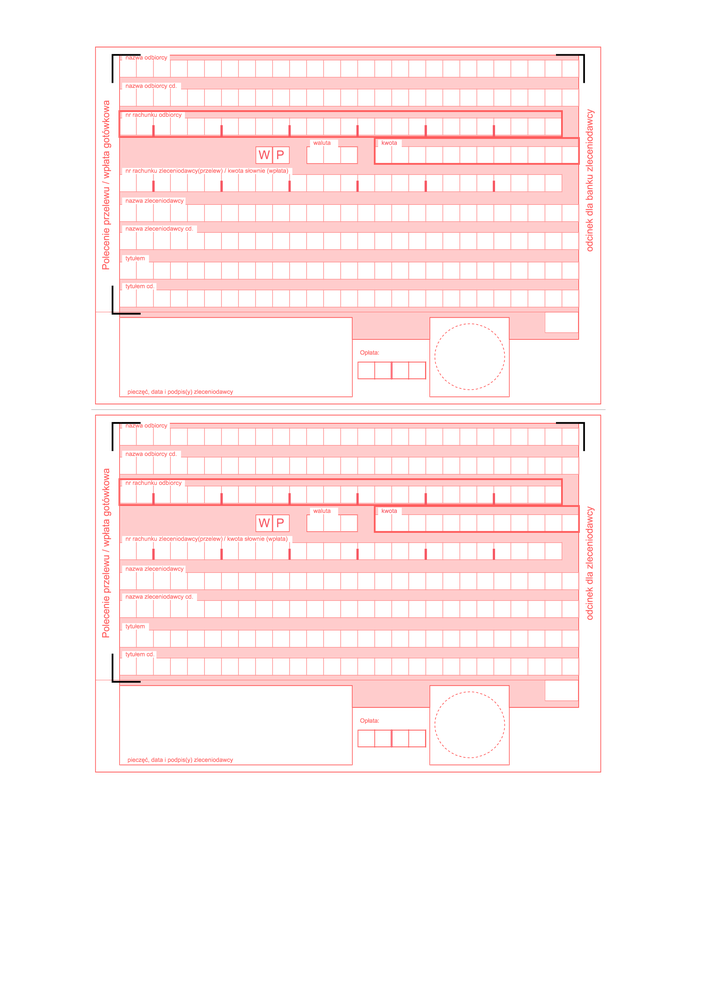
#> input picture assets/images/blankiet.png, 706 x 999 px, shrunk from 2480 x 3508 before the run, found by its file name
$ python map_cells_v3.py
#> lines starting #> are read from the running program, lines starting #| are printed output that depends on the picture; after the words box and inside, x2 and y2 are one past the last pixel; in counts of white or black regions, pixels touching at a corner belong together
# -*- coding: utf-8 -*-
"""
PRECYZYJNE mapowanie kratek - wykrywa pionowe linie w polach,
grupuje bliskie w segmenty kratek (odstep ~1.4mm).
"""
import json
import sys
import codecs
import cv2
import numpy as np
from PIL import Image

sys.stdout = codecs.getwriter('utf-8')(sys.stdout.buffer)

IMG_PATH = r'C:\Users\mzdrowy\Desktop\Projekty Opencode\Aplikacje\XX Polecenie przelewuPDF XX\assets\images\blankiet.png'

img_pil = Image.open(IMG_PATH).convert('RGB')
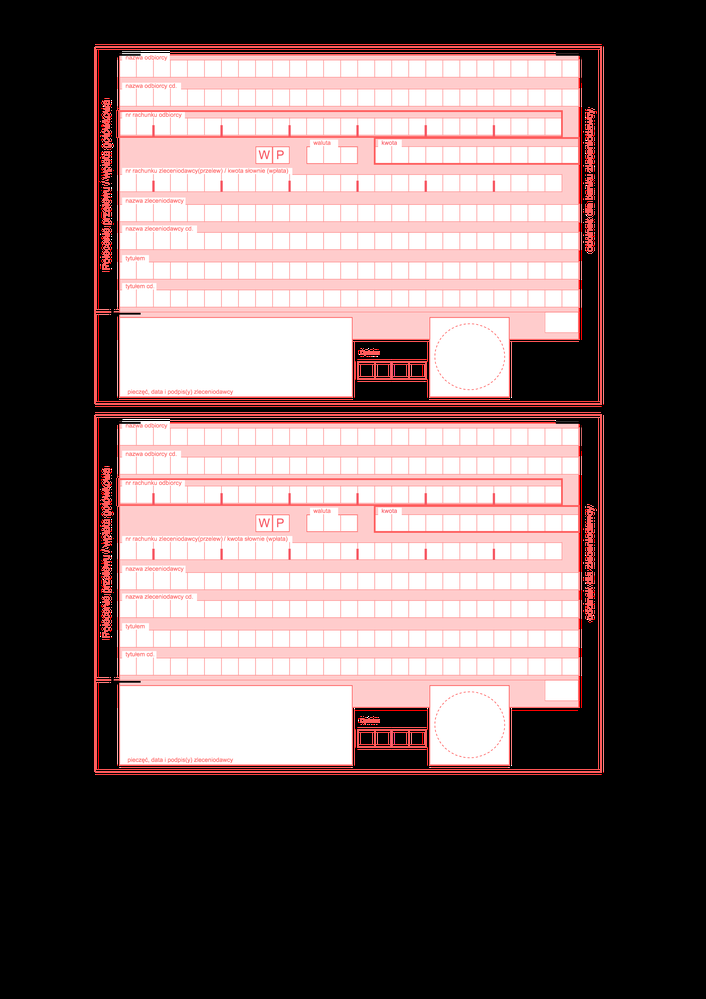
#> img_pil: PIL image 706x999 RGB; mean R, G, B 117, 99.3, 99.3
W, H = img_pil.size
#> W = 706; H = 999
PX_PER_MM = W / 210.0
#> PX_PER_MM = 3.36

arr_rgb = np.array(img_pil)
r, g, b = arr_rgb[:,:,0], arr_rgb[:,:,1], arr_rgb[:,:,2]
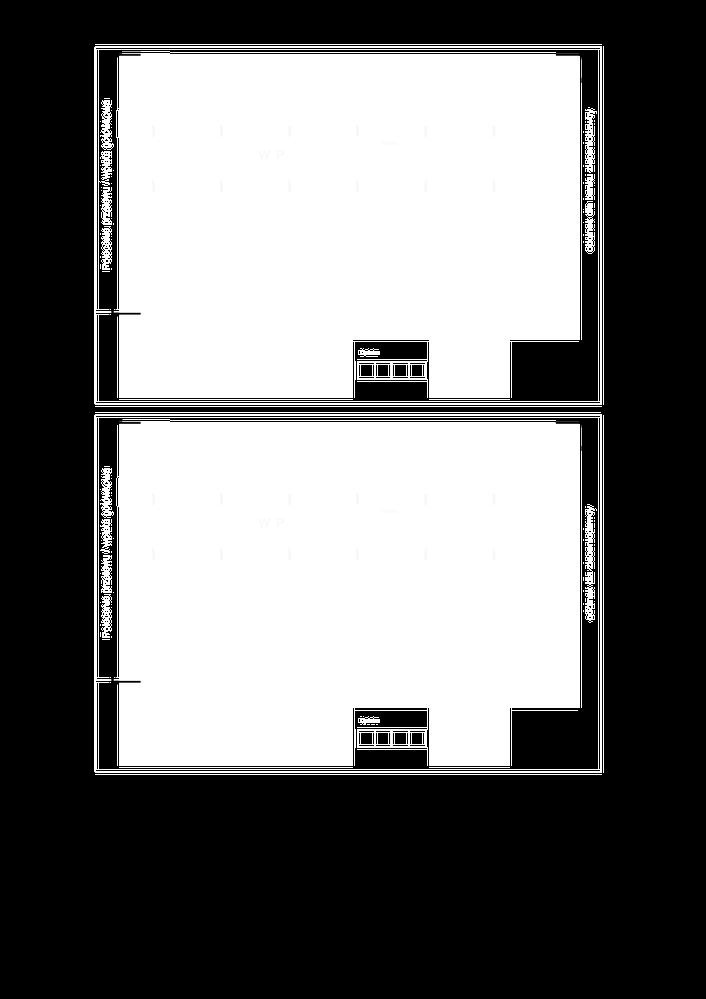
#> r: shape (999, 706); min 0, max 255, mean 117
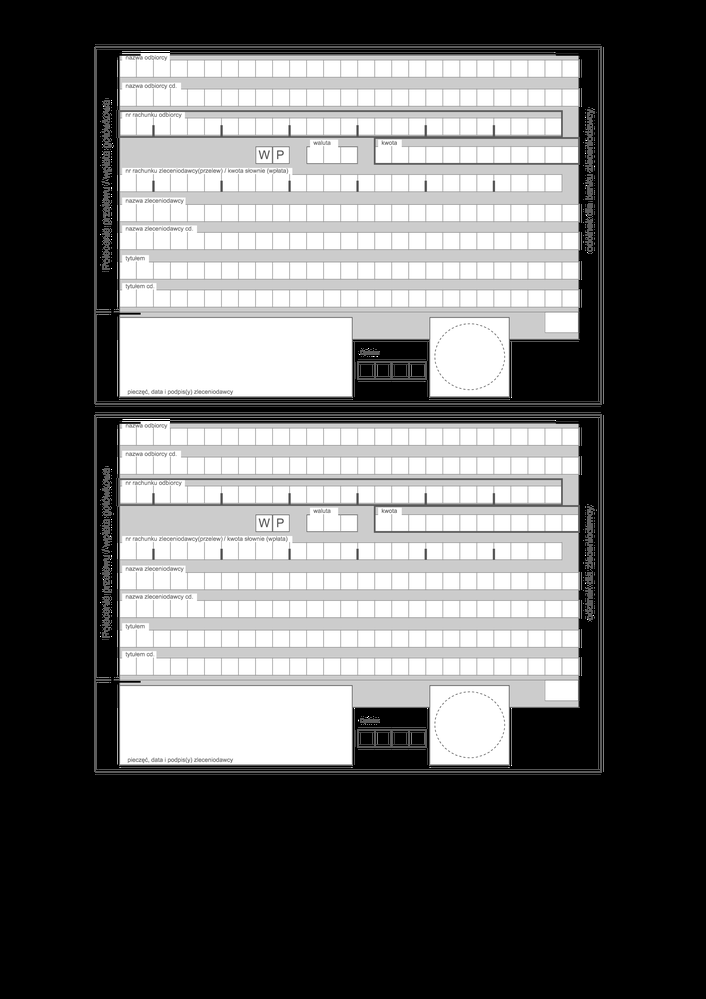
#> g: shape (999, 706); min 0, max 255, mean 99.3
# Maska wszystkich linii: czerwone + rozowe (krawedzie kratek)
red_mask = ((r > 170) & (g < 150) & (b < 150) & (r.astype(int) - g.astype(int) > 25)).astype(np.uint8) * 255
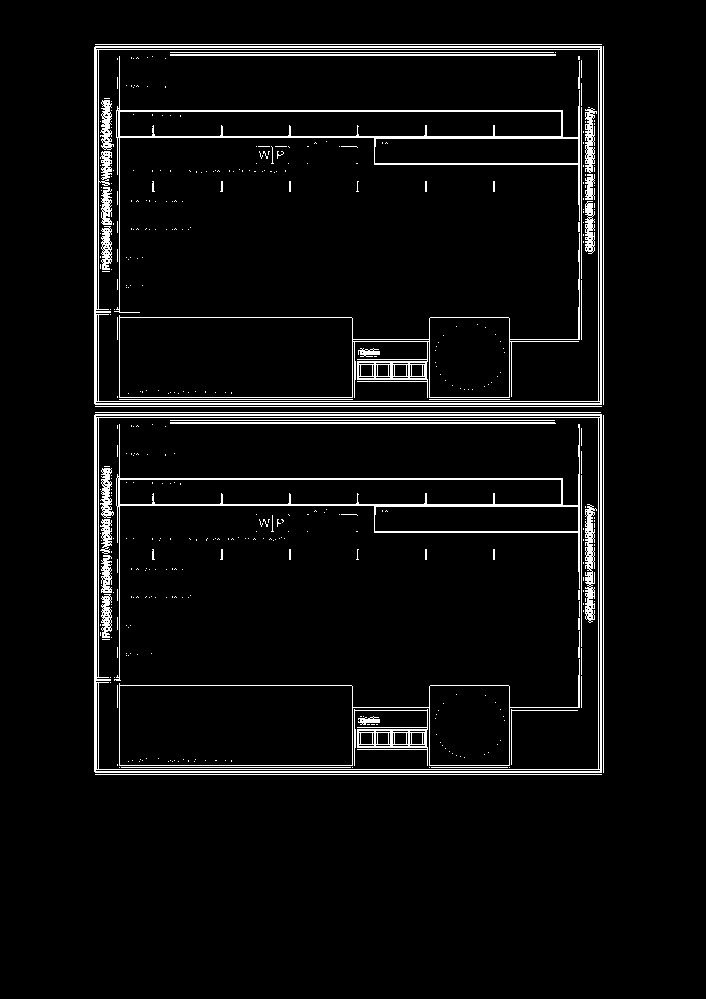
#> red_mask: shape (999, 706); 4.9% white in thin lines or dots, all inside (x1, y1, x2, y2) = (94, 44, 604, 775)
pink_mask = ((r > 240) & (g < 240) & (b < 240) & (r.astype(int) - b.astype(int) > 10) & (r > 200)).astype(np.uint8) * 255
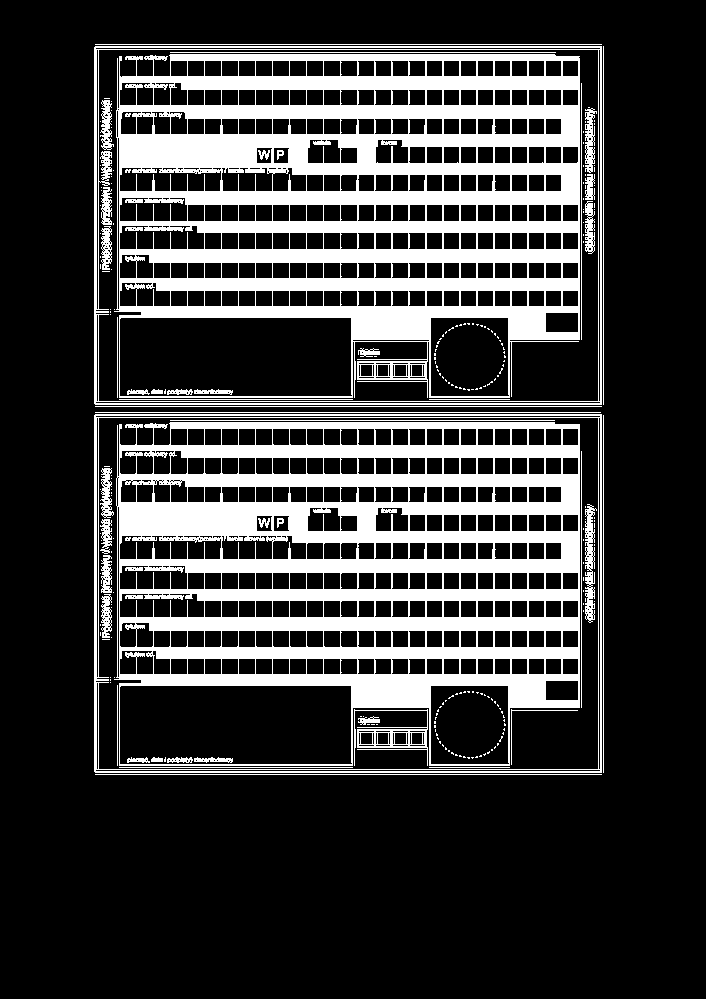
#> pink_mask: shape (999, 706); 22.7% white; 244 white regions (193 under 20 px), largest, box (x1, y1, x2, y2) and area: (114, 54, 580, 398) 69429, (114, 422, 580, 766) 67105, (94, 46, 602, 405) 5805
lines_mask = cv2.bitwise_or(red_mask, pink_mask)
#> lines_mask: shape (999, 706); 22.7% white; 244 white regions (193 under 20 px), largest, box (x1, y1, x2, y2) and area: (114, 54, 580, 398) 69452, (114, 422, 580, 766) 67112, (94, 46, 602, 405) 5809

# Znajdz pionowe linie - w polu konta kazda kratka ma 2 pionowe kreski
# Uzywamy HoughLinesP z malymi parametrami
edges = lines_mask

# Wykryj pionowe linie z HoughLinesP
linesP = cv2.HoughLinesP(edges, rho=1, theta=np.pi/2, threshold=30,
                          minLineLength=15, maxLineGap=2)
#> linesP = 543 rows, first 6: [96, 774, 96, 412], [94, 403, 94, 47], [476, 685, 476, 412], [306, 685, 306, 412], [170, 58, 579, 58], [544, 710, 544, 412]
vertical_lines = []
if linesP is not None:
    for line in linesP:
        x1, y1, x2, y2 = line[0]
        # Tylko linie pionowe
        if abs(x2 - x1) < 2 and abs(y2 - y1) > 15:
            vertical_lines.append({
                'x_px': (x1 + x2) // 2,
                'y_top_px': min(y1, y2),
                'y_bot_px': max(y1, y2),
                'x_mm': round(((x1 + x2) // 2) / PX_PER_MM, 3),
            })
#> this loop made 543 passes
#> after the loop, vertical_lines = 95 items

print(f'Znalezione {len(vertical_lines)} pionowych linii')

# Polacz linie o podobnej pozycji X
vertical_lines.sort(key=lambda l: l['x_px'])
merged = []
for line in vertical_lines:
    if merged and abs(line['x_px'] - merged[-1]['x_px']) < 2:
        # Polacz
        merged[-1]['y_top_px'] = min(merged[-1]['y_top_px'], line['y_top_px'])
        merged[-1]['y_bot_px'] = max(merged[-1]['y_bot_px'], line['y_bot_px'])
    else:
        merged.append(dict(line))
#> this loop made 95 passes
#> line on passes 1, 4, 29, 32, 55: {'x_px': 94, 'y_top_px': 47, 'y_bot_px': 403, 'x_mm': 27.96}, {'x_px': 98, 'y_top_px': 44, 'y_bot_px': 406, 'x_mm': 29.15}, {'x_px': 117, 'y_top_px': 83, 'y_bot_px': 104, 'x_mm': 34.8}, {'x_px': 119, 'y_top_px': 56, 'y_bot_px': 406, 'x_mm': 35.4}, {'x_px': 427, 'y_top_px': 44, 'y_bot_px': 60, 'x_mm': 127}
#> after the loop, merged = 47 items

print(f'Po polaczeniu: {len(merged)} unikalnych X')

# Posortuj po X
merged.sort(key=lambda l: l['x_px'])
# Wyswietl w formie mm
print(f'\nWszystkie pionowe linie w mm:')
for line in merged:
    print(f"  x={line['x_mm']}mm, y={line['y_top_px']/PX_PER_MM:.2f}-{line['y_bot_px']/PX_PER_MM:.2f}mm")
#> this loop made 47 passes
#> line on passes 1, 3, 9, 10, 28, 40: {'x_px': 94, 'y_top_px': 47, 'y_bot_px': 774, 'x_mm': 27.96}, {'x_px': 98, 'y_top_px': 44, 'y_bot_px': 406, 'x_mm': 29.15}, {'x_px': 117, 'y_top_px': 83, 'y_bot_px': 763, 'x_mm': 34.8}, {'x_px': 119, 'y_top_px': 56, 'y_bot_px': 406, 'x_mm': 35.4}, {'x_px': 427, 'y_top_px': 44, 'y_bot_px': 60, 'x_mm': 127}, {'x_px': 585, 'y_top_px': 109, 'y_bot_px': 568, 'x_mm': 174}

# Zapisz do JSON
result = {
    'image_size': [W, H],
    'px_per_mm': PX_PER_MM,
    'vertical_lines': merged,
}
with open(r'C:\Users\mzdrowy\Desktop\Projekty Opencode\Aplikacje\XX Polecenie przelewuPDF XX\tools\vertical_lines.json', 'w', encoding='utf-8') as f:
#> (the run stopped early here; a loop or call above may not have finished)
